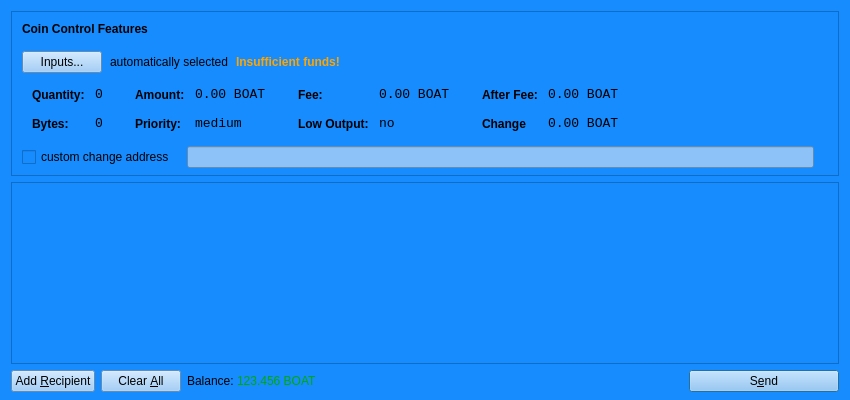
<?xml version="1.0" encoding="UTF-8"?>
<ui version="4.0">
 <class>SendCoinsDialog</class>
 <widget class="QDialog" name="SendCoinsDialog">
  <property name="geometry">
   <rect>
    <x>0</x>
    <y>0</y>
    <width>850</width>
    <height>400</height>
   </rect>
  </property>
  <property name="windowTitle">
   <string>Send Coins</string>
  </property>
  <property name="styleSheet">
   <string notr="true">background-color: rgb(22, 140, 255);</string>
  </property>
  <layout class="QVBoxLayout" name="verticalLayout" stretch="0,1,0">
   <property name="bottomMargin">
    <number>8</number>
   </property>
   <item>
    <widget class="QFrame" name="frameCoinControl">
     <property name="sizePolicy">
      <sizepolicy hsizetype="Expanding" vsizetype="Expanding">
       <horstretch>0</horstretch>
       <verstretch>0</verstretch>
      </sizepolicy>
     </property>
     <property name="maximumSize">
      <size>
       <width>16777215</width>
       <height>16777215</height>
      </size>
     </property>
     <property name="frameShape">
      <enum>QFrame::StyledPanel</enum>
     </property>
     <property name="frameShadow">
      <enum>QFrame::Sunken</enum>
     </property>
     <layout class="QVBoxLayout" name="verticalLayoutCoinControl2">
      <property name="spacing">
       <number>6</number>
      </property>
      <property name="leftMargin">
       <number>0</number>
      </property>
      <property name="topMargin">
       <number>0</number>
      </property>
      <property name="rightMargin">
       <number>0</number>
      </property>
      <property name="bottomMargin">
       <number>6</number>
      </property>
      <item>
       <layout class="QVBoxLayout" name="verticalLayoutCoinControl" stretch="0,0,0,0,1">
        <property name="spacing">
         <number>0</number>
        </property>
        <property name="leftMargin">
         <number>10</number>
        </property>
        <property name="topMargin">
         <number>10</number>
        </property>
        <item>
         <layout class="QHBoxLayout" name="horizontalLayoutCoinControl1">
          <property name="bottomMargin">
           <number>15</number>
          </property>
          <item>
           <widget class="QLabel" name="labelCoinControlFeatures">
            <property name="sizePolicy">
             <sizepolicy hsizetype="Preferred" vsizetype="Maximum">
              <horstretch>0</horstretch>
              <verstretch>0</verstretch>
             </sizepolicy>
            </property>
            <property name="font">
             <font>
              <weight>75</weight>
              <bold>true</bold>
             </font>
            </property>
            <property name="styleSheet">
             <string notr="true">font-weight:bold;</string>
            </property>
            <property name="text">
             <string>Coin Control Features</string>
            </property>
           </widget>
          </item>
         </layout>
        </item>
        <item>
         <layout class="QHBoxLayout" name="horizontalLayoutCoinControl2" stretch="0,0,0,0">
          <property name="spacing">
           <number>8</number>
          </property>
          <property name="bottomMargin">
           <number>10</number>
          </property>
          <item>
           <widget class="QPushButton" name="pushButtonCoinControl">
            <property name="styleSheet">
             <string notr="true">background-color: rgb(140, 194, 247);</string>
            </property>
            <property name="text">
             <string>Inputs...</string>
            </property>
           </widget>
          </item>
          <item>
           <widget class="QLabel" name="labelCoinControlAutomaticallySelected">
            <property name="text">
             <string>automatically selected</string>
            </property>
            <property name="margin">
             <number>5</number>
            </property>
           </widget>
          </item>
          <item>
           <widget class="QLabel" name="labelCoinControlInsuffFunds">
            <property name="font">
             <font>
              <weight>75</weight>
              <bold>true</bold>
             </font>
            </property>
            <property name="styleSheet">
             <string notr="true">color:orange;font-weight:bold;</string>
            </property>
            <property name="text">
             <string>Insufficient funds!</string>
            </property>
            <property name="margin">
             <number>5</number>
            </property>
           </widget>
          </item>
          <item>
           <spacer name="horizontalSpacerCoinControl">
            <property name="orientation">
             <enum>Qt::Horizontal</enum>
            </property>
            <property name="sizeHint" stdset="0">
             <size>
              <width>40</width>
              <height>1</height>
             </size>
            </property>
           </spacer>
          </item>
         </layout>
        </item>
        <item>
         <widget class="QWidget" name="widgetCoinControl" native="true">
          <property name="sizePolicy">
           <sizepolicy hsizetype="Preferred" vsizetype="Preferred">
            <horstretch>0</horstretch>
            <verstretch>0</verstretch>
           </sizepolicy>
          </property>
          <property name="minimumSize">
           <size>
            <width>0</width>
            <height>0</height>
           </size>
          </property>
          <property name="styleSheet">
           <string notr="true"/>
          </property>
          <layout class="QHBoxLayout" name="horizontalLayoutCoinControl5">
           <property name="leftMargin">
            <number>0</number>
           </property>
           <property name="topMargin">
            <number>0</number>
           </property>
           <property name="rightMargin">
            <number>0</number>
           </property>
           <property name="bottomMargin">
            <number>0</number>
           </property>
           <item>
            <layout class="QHBoxLayout" name="horizontalLayoutCoinControl3" stretch="0,0,0,1">
             <property name="spacing">
              <number>20</number>
             </property>
             <property name="topMargin">
              <number>0</number>
             </property>
             <property name="bottomMargin">
              <number>10</number>
             </property>
             <item>
              <layout class="QFormLayout" name="formLayoutCoinControl1">
               <property name="horizontalSpacing">
                <number>10</number>
               </property>
               <property name="verticalSpacing">
                <number>14</number>
               </property>
               <property name="leftMargin">
                <number>10</number>
               </property>
               <property name="topMargin">
                <number>4</number>
               </property>
               <property name="rightMargin">
                <number>6</number>
               </property>
               <item row="0" column="0">
                <widget class="QLabel" name="labelCoinControlQuantityText">
                 <property name="styleSheet">
                  <string notr="true">font-weight:bold;</string>
                 </property>
                 <property name="text">
                  <string>Quantity:</string>
                 </property>
                 <property name="margin">
                  <number>0</number>
                 </property>
                </widget>
               </item>
               <item row="0" column="1">
                <widget class="QLabel" name="labelCoinControlQuantity">
                 <property name="font">
                  <font>
                   <family>Monospace</family>
                   <pointsize>10</pointsize>
                  </font>
                 </property>
                 <property name="cursor">
                  <cursorShape>IBeamCursor</cursorShape>
                 </property>
                 <property name="contextMenuPolicy">
                  <enum>Qt::ActionsContextMenu</enum>
                 </property>
                 <property name="text">
                  <string>0</string>
                 </property>
                 <property name="margin">
                  <number>0</number>
                 </property>
                 <property name="textInteractionFlags">
                  <set>Qt::LinksAccessibleByMouse|Qt::TextSelectableByKeyboard|Qt::TextSelectableByMouse</set>
                 </property>
                </widget>
               </item>
               <item row="1" column="0">
                <widget class="QLabel" name="labelCoinControlBytesText">
                 <property name="styleSheet">
                  <string notr="true">font-weight:bold;</string>
                 </property>
                 <property name="text">
                  <string>Bytes:</string>
                 </property>
                </widget>
               </item>
               <item row="1" column="1">
                <widget class="QLabel" name="labelCoinControlBytes">
                 <property name="font">
                  <font>
                   <family>Monospace</family>
                   <pointsize>10</pointsize>
                  </font>
                 </property>
                 <property name="cursor">
                  <cursorShape>IBeamCursor</cursorShape>
                 </property>
                 <property name="contextMenuPolicy">
                  <enum>Qt::ActionsContextMenu</enum>
                 </property>
                 <property name="text">
                  <string>0</string>
                 </property>
                 <property name="textInteractionFlags">
                  <set>Qt::LinksAccessibleByMouse|Qt::TextSelectableByKeyboard|Qt::TextSelectableByMouse</set>
                 </property>
                </widget>
               </item>
              </layout>
             </item>
             <item>
              <layout class="QFormLayout" name="formLayoutCoinControl2">
               <property name="horizontalSpacing">
                <number>10</number>
               </property>
               <property name="verticalSpacing">
                <number>14</number>
               </property>
               <property name="leftMargin">
                <number>6</number>
               </property>
               <property name="topMargin">
                <number>4</number>
               </property>
               <property name="rightMargin">
                <number>6</number>
               </property>
               <item row="0" column="0">
                <widget class="QLabel" name="labelCoinControlAmountText">
                 <property name="styleSheet">
                  <string notr="true">font-weight:bold;</string>
                 </property>
                 <property name="text">
                  <string>Amount:</string>
                 </property>
                 <property name="margin">
                  <number>0</number>
                 </property>
                </widget>
               </item>
               <item row="0" column="1">
                <widget class="QLabel" name="labelCoinControlAmount">
                 <property name="font">
                  <font>
                   <family>Monospace</family>
                   <pointsize>10</pointsize>
                  </font>
                 </property>
                 <property name="cursor">
                  <cursorShape>IBeamCursor</cursorShape>
                 </property>
                 <property name="contextMenuPolicy">
                  <enum>Qt::ActionsContextMenu</enum>
                 </property>
                 <property name="text">
                  <string>0.00 BOAT</string>
                 </property>
                 <property name="textInteractionFlags">
                  <set>Qt::LinksAccessibleByMouse|Qt::TextSelectableByKeyboard|Qt::TextSelectableByMouse</set>
                 </property>
                </widget>
               </item>
               <item row="1" column="0">
                <widget class="QLabel" name="labelCoinControlPriorityText">
                 <property name="styleSheet">
                  <string notr="true">font-weight:bold;</string>
                 </property>
                 <property name="text">
                  <string>Priority:</string>
                 </property>
                </widget>
               </item>
               <item row="1" column="1">
                <widget class="QLabel" name="labelCoinControlPriority">
                 <property name="font">
                  <font>
                   <family>Monospace</family>
                   <pointsize>10</pointsize>
                  </font>
                 </property>
                 <property name="cursor">
                  <cursorShape>IBeamCursor</cursorShape>
                 </property>
                 <property name="contextMenuPolicy">
                  <enum>Qt::ActionsContextMenu</enum>
                 </property>
                 <property name="text">
                  <string>medium</string>
                 </property>
                 <property name="textInteractionFlags">
                  <set>Qt::LinksAccessibleByMouse|Qt::TextSelectableByKeyboard|Qt::TextSelectableByMouse</set>
                 </property>
                </widget>
               </item>
              </layout>
             </item>
             <item>
              <layout class="QFormLayout" name="formLayoutCoinControl3">
               <property name="horizontalSpacing">
                <number>10</number>
               </property>
               <property name="verticalSpacing">
                <number>14</number>
               </property>
               <property name="leftMargin">
                <number>6</number>
               </property>
               <property name="topMargin">
                <number>4</number>
               </property>
               <property name="rightMargin">
                <number>6</number>
               </property>
               <item row="0" column="0">
                <widget class="QLabel" name="labelCoinControlFeeText">
                 <property name="styleSheet">
                  <string notr="true">font-weight:bold;</string>
                 </property>
                 <property name="text">
                  <string>Fee:</string>
                 </property>
                 <property name="margin">
                  <number>0</number>
                 </property>
                </widget>
               </item>
               <item row="0" column="1">
                <widget class="QLabel" name="labelCoinControlFee">
                 <property name="font">
                  <font>
                   <family>Monospace</family>
                   <pointsize>10</pointsize>
                  </font>
                 </property>
                 <property name="cursor">
                  <cursorShape>IBeamCursor</cursorShape>
                 </property>
                 <property name="contextMenuPolicy">
                  <enum>Qt::ActionsContextMenu</enum>
                 </property>
                 <property name="text">
                  <string>0.00 BOAT</string>
                 </property>
                 <property name="textInteractionFlags">
                  <set>Qt::LinksAccessibleByMouse|Qt::TextSelectableByKeyboard|Qt::TextSelectableByMouse</set>
                 </property>
                </widget>
               </item>
               <item row="1" column="0">
                <widget class="QLabel" name="labelCoinControlLowOutputText">
                 <property name="styleSheet">
                  <string notr="true">font-weight:bold;</string>
                 </property>
                 <property name="text">
                  <string>Low Output:</string>
                 </property>
                </widget>
               </item>
               <item row="1" column="1">
                <widget class="QLabel" name="labelCoinControlLowOutput">
                 <property name="font">
                  <font>
                   <family>Monospace</family>
                   <pointsize>10</pointsize>
                  </font>
                 </property>
                 <property name="cursor">
                  <cursorShape>IBeamCursor</cursorShape>
                 </property>
                 <property name="contextMenuPolicy">
                  <enum>Qt::ActionsContextMenu</enum>
                 </property>
                 <property name="text">
                  <string>no</string>
                 </property>
                 <property name="textInteractionFlags">
                  <set>Qt::LinksAccessibleByMouse|Qt::TextSelectableByKeyboard|Qt::TextSelectableByMouse</set>
                 </property>
                </widget>
               </item>
              </layout>
             </item>
             <item>
              <layout class="QFormLayout" name="formLayoutCoinControl4">
               <property name="horizontalSpacing">
                <number>10</number>
               </property>
               <property name="verticalSpacing">
                <number>14</number>
               </property>
               <property name="leftMargin">
                <number>6</number>
               </property>
               <property name="topMargin">
                <number>4</number>
               </property>
               <property name="rightMargin">
                <number>6</number>
               </property>
               <item row="0" column="0">
                <widget class="QLabel" name="labelCoinControlAfterFeeText">
                 <property name="styleSheet">
                  <string notr="true">font-weight:bold;</string>
                 </property>
                 <property name="text">
                  <string>After Fee:</string>
                 </property>
                 <property name="margin">
                  <number>0</number>
                 </property>
                </widget>
               </item>
               <item row="0" column="1">
                <widget class="QLabel" name="labelCoinControlAfterFee">
                 <property name="font">
                  <font>
                   <family>Monospace</family>
                   <pointsize>10</pointsize>
                  </font>
                 </property>
                 <property name="cursor">
                  <cursorShape>IBeamCursor</cursorShape>
                 </property>
                 <property name="contextMenuPolicy">
                  <enum>Qt::ActionsContextMenu</enum>
                 </property>
                 <property name="text">
                  <string>0.00 BOAT</string>
                 </property>
                 <property name="textInteractionFlags">
                  <set>Qt::LinksAccessibleByMouse|Qt::TextSelectableByKeyboard|Qt::TextSelectableByMouse</set>
                 </property>
                </widget>
               </item>
               <item row="1" column="0">
                <widget class="QLabel" name="labelCoinControlChangeText">
                 <property name="styleSheet">
                  <string notr="true">font-weight:bold;</string>
                 </property>
                 <property name="text">
                  <string>Change</string>
                 </property>
                </widget>
               </item>
               <item row="1" column="1">
                <widget class="QLabel" name="labelCoinControlChange">
                 <property name="font">
                  <font>
                   <family>Monospace</family>
                   <pointsize>10</pointsize>
                  </font>
                 </property>
                 <property name="cursor">
                  <cursorShape>IBeamCursor</cursorShape>
                 </property>
                 <property name="contextMenuPolicy">
                  <enum>Qt::ActionsContextMenu</enum>
                 </property>
                 <property name="text">
                  <string>0.00 BOAT</string>
                 </property>
                 <property name="textInteractionFlags">
                  <set>Qt::LinksAccessibleByMouse|Qt::TextSelectableByKeyboard|Qt::TextSelectableByMouse</set>
                 </property>
                </widget>
               </item>
              </layout>
             </item>
            </layout>
           </item>
          </layout>
         </widget>
        </item>
        <item>
         <layout class="QHBoxLayout" name="horizontalLayoutCoinControl4" stretch="0,0,0">
          <property name="spacing">
           <number>12</number>
          </property>
          <property name="sizeConstraint">
           <enum>QLayout::SetDefaultConstraint</enum>
          </property>
          <property name="topMargin">
           <number>5</number>
          </property>
          <property name="rightMargin">
           <number>5</number>
          </property>
          <item>
           <widget class="QCheckBox" name="checkBoxCoinControlChange">
            <property name="styleSheet">
             <string notr="true"/>
            </property>
            <property name="text">
             <string>custom change address</string>
            </property>
           </widget>
          </item>
          <item>
           <widget class="QLineEdit" name="lineEditCoinControlChange">
            <property name="enabled">
             <bool>false</bool>
            </property>
            <property name="sizePolicy">
             <sizepolicy hsizetype="Expanding" vsizetype="Fixed">
              <horstretch>0</horstretch>
              <verstretch>0</verstretch>
             </sizepolicy>
            </property>
            <property name="styleSheet">
             <string notr="true">background-color: rgb(140, 194, 247);</string>
            </property>
           </widget>
          </item>
          <item>
           <widget class="QLabel" name="labelCoinControlChangeLabel">
            <property name="sizePolicy">
             <sizepolicy hsizetype="Preferred" vsizetype="Expanding">
              <horstretch>0</horstretch>
              <verstretch>0</verstretch>
             </sizepolicy>
            </property>
            <property name="minimumSize">
             <size>
              <width>0</width>
              <height>0</height>
             </size>
            </property>
            <property name="text">
             <string/>
            </property>
            <property name="margin">
             <number>3</number>
            </property>
           </widget>
          </item>
         </layout>
        </item>
        <item>
         <spacer name="verticalSpacerCoinControl">
          <property name="orientation">
           <enum>Qt::Vertical</enum>
          </property>
          <property name="sizeHint" stdset="0">
           <size>
            <width>800</width>
            <height>1</height>
           </size>
          </property>
         </spacer>
        </item>
       </layout>
      </item>
     </layout>
    </widget>
   </item>
   <item>
    <widget class="QScrollArea" name="scrollArea">
     <property name="widgetResizable">
      <bool>true</bool>
     </property>
     <widget class="QWidget" name="scrollAreaWidgetContents">
      <property name="geometry">
       <rect>
        <x>0</x>
        <y>0</y>
        <width>828</width>
        <height>162</height>
       </rect>
      </property>
      <layout class="QVBoxLayout" name="verticalLayout_2">
       <property name="leftMargin">
        <number>0</number>
       </property>
       <property name="topMargin">
        <number>0</number>
       </property>
       <property name="rightMargin">
        <number>0</number>
       </property>
       <property name="bottomMargin">
        <number>0</number>
       </property>
       <item>
        <layout class="QVBoxLayout" name="entries">
         <property name="spacing">
          <number>6</number>
         </property>
        </layout>
       </item>
       <item>
        <spacer name="verticalSpacer">
         <property name="orientation">
          <enum>Qt::Vertical</enum>
         </property>
         <property name="sizeHint" stdset="0">
          <size>
           <width>20</width>
           <height>40</height>
          </size>
         </property>
        </spacer>
       </item>
      </layout>
     </widget>
    </widget>
   </item>
   <item>
    <layout class="QHBoxLayout" name="horizontalLayout">
     <item>
      <widget class="QPushButton" name="addButton">
       <property name="toolTip">
        <string>Send to multiple recipients at once</string>
       </property>
       <property name="styleSheet">
        <string notr="true">background-color: rgb(140, 194, 247);</string>
       </property>
       <property name="text">
        <string>Add &amp;Recipient</string>
       </property>
       <property name="icon">
        <iconset resource="../bitcoin.qrc">
         <normaloff>:/icons/add</normaloff>:/icons/add</iconset>
       </property>
       <property name="autoDefault">
        <bool>false</bool>
       </property>
      </widget>
     </item>
     <item>
      <widget class="QPushButton" name="clearButton">
       <property name="sizePolicy">
        <sizepolicy hsizetype="Minimum" vsizetype="Fixed">
         <horstretch>0</horstretch>
         <verstretch>0</verstretch>
        </sizepolicy>
       </property>
       <property name="toolTip">
        <string>Remove all transaction fields</string>
       </property>
       <property name="styleSheet">
        <string notr="true">background-color: rgb(140, 194, 247);</string>
       </property>
       <property name="text">
        <string>Clear &amp;All</string>
       </property>
       <property name="icon">
        <iconset resource="../bitcoin.qrc">
         <normaloff>:/icons/remove</normaloff>:/icons/remove</iconset>
       </property>
       <property name="autoRepeatDelay">
        <number>300</number>
       </property>
       <property name="autoDefault">
        <bool>false</bool>
       </property>
      </widget>
     </item>
     <item>
      <layout class="QHBoxLayout" name="horizontalLayout_2">
       <property name="spacing">
        <number>3</number>
       </property>
       <item>
        <widget class="QLabel" name="label">
         <property name="sizePolicy">
          <sizepolicy hsizetype="Preferred" vsizetype="Fixed">
           <horstretch>0</horstretch>
           <verstretch>0</verstretch>
          </sizepolicy>
         </property>
         <property name="text">
          <string>Balance:</string>
         </property>
        </widget>
       </item>
       <item>
        <widget class="QLabel" name="labelBalance">
         <property name="sizePolicy">
          <sizepolicy hsizetype="Preferred" vsizetype="Fixed">
           <horstretch>0</horstretch>
           <verstretch>0</verstretch>
          </sizepolicy>
         </property>
         <property name="cursor">
          <cursorShape>IBeamCursor</cursorShape>
         </property>
         <property name="styleSheet">
          <string notr="true">color: rgb(0, 170, 0);</string>
         </property>
         <property name="text">
          <string>123.456 BOAT</string>
         </property>
         <property name="textInteractionFlags">
          <set>Qt::LinksAccessibleByMouse|Qt::TextSelectableByKeyboard|Qt::TextSelectableByMouse</set>
         </property>
        </widget>
       </item>
      </layout>
     </item>
     <item>
      <spacer name="horizontalSpacer">
       <property name="orientation">
        <enum>Qt::Horizontal</enum>
       </property>
       <property name="sizeHint" stdset="0">
        <size>
         <width>40</width>
         <height>20</height>
        </size>
       </property>
      </spacer>
     </item>
     <item>
      <widget class="QPushButton" name="sendButton">
       <property name="minimumSize">
        <size>
         <width>150</width>
         <height>0</height>
        </size>
       </property>
       <property name="toolTip">
        <string>Confirm the send action</string>
       </property>
       <property name="styleSheet">
        <string notr="true">background-color: rgb(140, 194, 247);</string>
       </property>
       <property name="text">
        <string>S&amp;end</string>
       </property>
       <property name="icon">
        <iconset resource="../bitcoin.qrc">
         <normaloff>:/icons/send</normaloff>:/icons/send</iconset>
       </property>
       <property name="default">
        <bool>true</bool>
       </property>
      </widget>
     </item>
    </layout>
   </item>
  </layout>
 </widget>
 <resources>
  <include location="../bitcoin.qrc"/>
 </resources>
 <connections/>
</ui>
